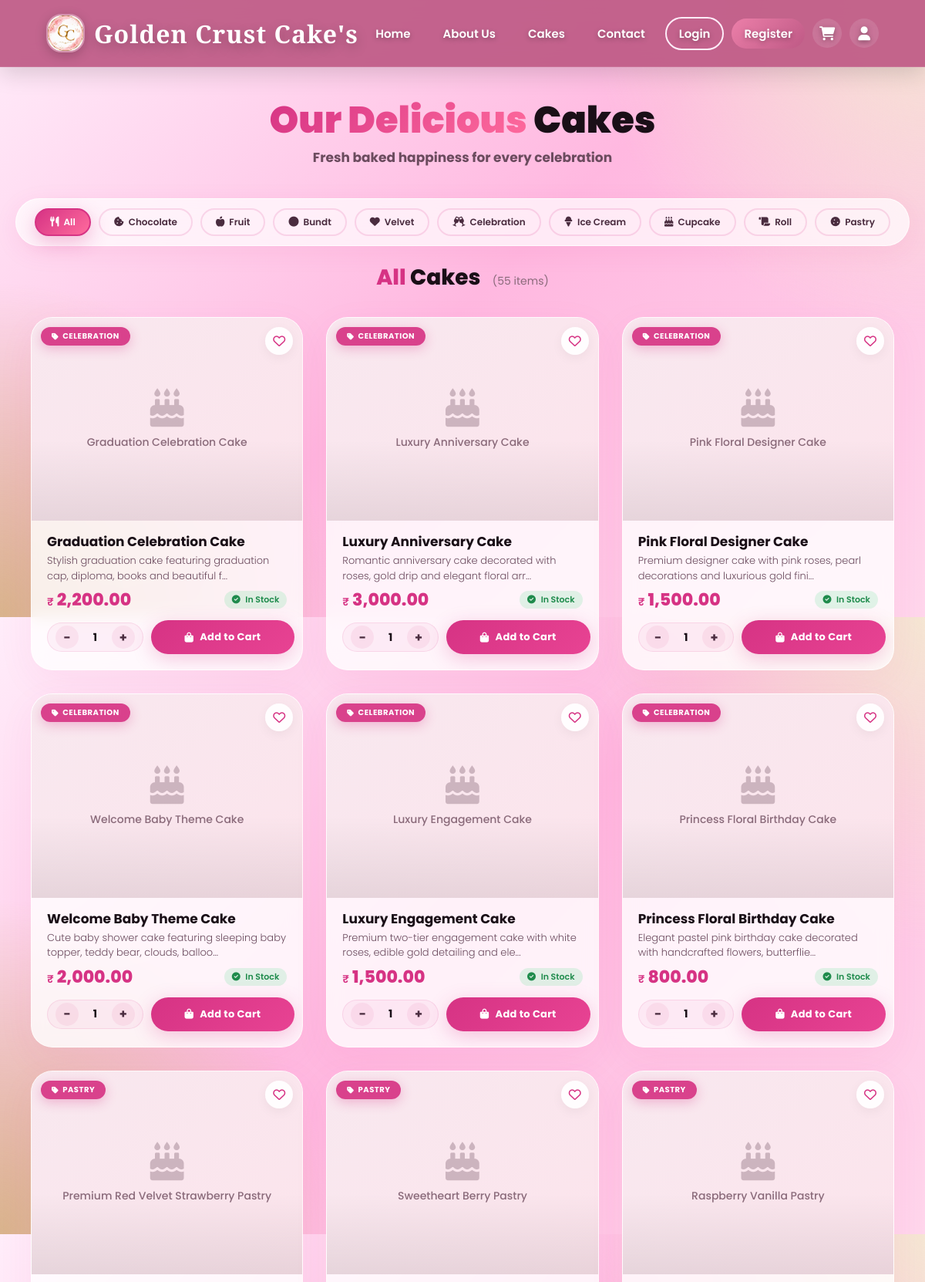
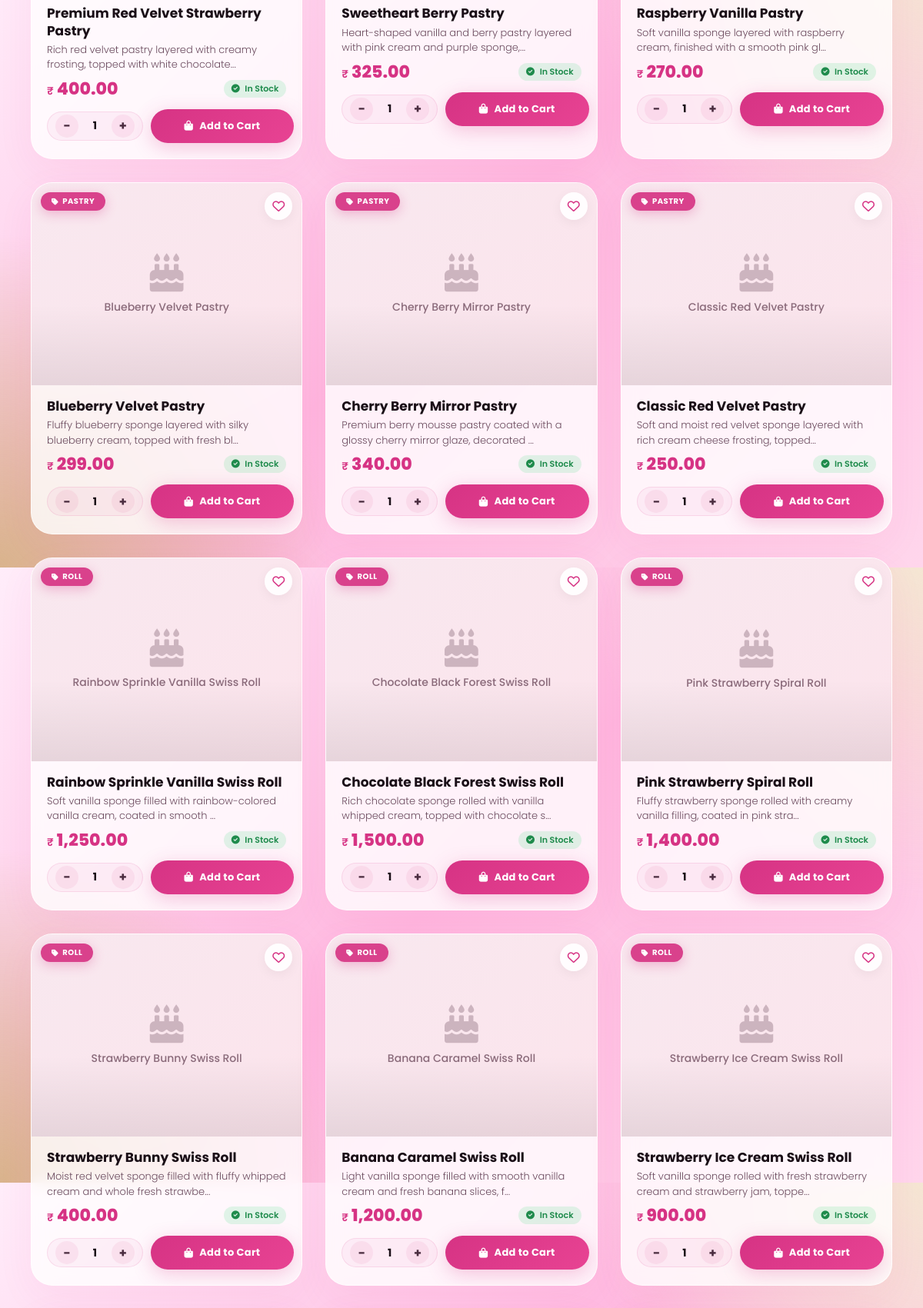
The page /project/client/cakes.php (upper part) on the database its author committed (2 pictures, top to bottom).
### tables this page shows
CREATE TABLE `cakes` (
  `id` int(11) NOT NULL,
  `itemname` varchar(255) NOT NULL,
  `categories` enum('Chocolate','Fruit','Bundt','Velvet','Celebration','Ice Cream','Cupcake','Roll','Pastry') NOT NULL,
  `price` decimal(10,2) NOT NULL,
  `img` varchar(255) DEFAULT NULL,
  `description` text DEFAULT NULL,
  `stock` int(11) NOT NULL DEFAULT 0,
  `created_at` timestamp NOT NULL DEFAULT current_timestamp()
);

### project/client/cakes.php (the view, shortened to what this page needs)
<?php
$conn = mysqli_connect("localhost","root","","golden_crust");
$category = isset($_GET['category']) ? $_GET['category'] : "All";
$sql = "SELECT * FROM cakes WHERE 1=1";
$sql .= " ORDER BY id DESC";
$result = mysqli_query($conn, $sql);
$image_folder = "/Golden_Crust/project/admin/uploads/";
?>
<!DOCTYPE html>
<html>
<head>
<link rel="stylesheet" href="https://cdnjs.cloudflare.com/ajax/libs/font-awesome/6.4.0/css/all.min.css">
<link rel="stylesheet" href="css/style.css">
<link rel="stylesheet" href="css/cakes.css">
</head>
<body>
<?php include 'includes/header.php'; ?>
<?php include 'includes/navbar.php'; ?>
<section class="hero-section">
    <h1> <span class="highlight">Our Delicious</span> Cakes</h1>
    <p><b>Fresh baked happiness for every celebration</b></p>
</section>
<div class="filter-wrapper">
    <div class="filter-bar">
        <a href="?category=All" class="filter-btn <?php echo $category=='All'?'active':''; ?>">
            <i class="fas fa-utensils"></i> All
        </a>
        <a href="?category=Chocolate" class="filter-btn <?php echo $category=='Chocolate'?'active':''; ?>">
            <i class="fas fa-cookie-bite"></i> Chocolate
        </a>
        <a href="?category=Fruit" class="filter-btn <?php echo $category=='Fruit'?'active':''; ?>">
            <i class="fas fa-apple-alt"></i> Fruit
        </a>
        <a href="?category=Bundt" class="filter-btn <?php echo $category=='Bundt'?'active':''; ?>">
            <i class="fas fa-circle"></i> Bundt
        </a>
        <a href="?category=Velvet" class="filter-btn <?php echo $category=='Velvet'?'active':''; ?>">
            <i class="fas fa-heart"></i> Velvet
        </a>
        <a href="?category=Celebration" class="filter-btn <?php echo $category=='Celebration'?'active':''; ?>">
            <i class="fas fa-glass-cheers"></i> Celebration
        </a>
        <a href="?category=Ice Cream" class="filter-btn <?php echo $category=='Ice Cream'?'active':''; ?>">
            <i class="fas fa-ice-cream"></i> Ice Cream
        </a>
        <a href="?category=Cupcake" class="filter-btn <?php echo $category=='Cupcake'?'active':''; ?>">
            <i class="fas fa-birthday-cake"></i> Cupcake
        </a>
        <a href="?category=Roll" class="filter-btn <?php echo $category=='Roll'?'active':''; ?>">
            <i class="fas fa-scroll"></i> Roll
        </a>
        <a href="?category=Pastry" class="filter-btn <?php echo $category=='Pastry'?'active':''; ?>">
            <i class="fas fa-cookie"></i> Pastry
        </a>
    </div>
</div>
<div class="section-header">
    <h2>
        <span class="category-name"><?php echo htmlspecialchars($category, ENT_QUOTES, 'UTF-8'); ?></span> Cakes
        <span class="count">(<?php echo mysqli_num_rows($result); ?> items)</span>
    </h2>
</div>
<section class="cakes">
    <div class="cake-container">
    <?php
    if (mysqli_num_rows($result) > 0) {
        while ($row = mysqli_fetch_assoc($result)) {
           $main_image = !empty($row['img']) ? $row['img'] : '';
           $main_image_path = $image_folder . $main_image;
           $itemname = htmlspecialchars($row['itemname'], ENT_QUOTES, 'UTF-8');
           $description = htmlspecialchars($row['description'], ENT_QUOTES, 'UTF-8');
           $categories = htmlspecialchars($row['categories'] ?? 'Uncategorized', ENT_QUOTES, 'UTF-8');
           $price = number_format((float)$row['price'], 2);
           $stock = (int)$row['stock'];
    ?>
    <div class="cake-card" data-cake-id="<?php echo $row['id']; ?>">
        <span class="category-badge">
            <i class="fas fa-tag"></i> <?php echo $categories; ?>
        </span>
        <?php
        $in_wishlist = false;
        ?>
        <button class="wishlist-btn" onclick="toggleWishlist(<?php echo $row['id']; ?>, this)" data-product-id="<?php echo $row['id']; ?>">
            <i class="<?php echo $in_wishlist ? 'fas' : 'far'; ?> fa-heart" id="heart_<?php echo $row['id']; ?>"></i>
        </button>
        <div class="cake-image-wrapper" onclick="openModal('<?php echo $main_image_path; ?>', '<?php echo $itemname; ?>')">
            <?php if (!empty($main_image_path) && file_exists($_SERVER['DOCUMENT_ROOT'] . $main_image_path)): ?>
                <img src="<?php echo $main_image_path; ?>"
                     alt="<?php echo $itemname; ?>"
                     onerror="this.style.display='none'; this.nextElementSibling.style.display='flex';">
                <div class="no-image-placeholder" style="display:none;">
                    <i class="fas fa-cake"></i>
                    <span>Image not found</span>
                </div>
                <div class="view-icon">
                    <i class="fas fa-expand"></i> View
                </div>
            <?php else: ?>
                <div class="no-image-placeholder">
                    <i class="fas fa-cake"></i>
                    <span><?php echo $itemname; ?></span>
                </div>
            <?php endif; ?>
        </div>
        <div class="cake-content">
            <h3><?php echo $itemname; ?></h3>
            <p class="cake-description">
                <?php echo substr($description, 0, 80); ?>...
            </p>
            <div class="price-row">
                <span class="price">
                    <span class="currency">₹</span> <?php echo $price; ?>
                </span>
                <span class="stock-status <?php echo $stock > 0 ? 'in-stock' : 'out-stock'; ?>">
                    <?php if ($stock > 0): ?>
                        <i class="fas fa-check-circle"></i> In Stock
                    <?php else: ?>
                        <i class="fas fa-times-circle"></i> Out of Stock
                    <?php endif; ?>
                </span>
            </div>
            <?php if ($stock > 0): ?>
                <form method="POST" onsubmit="return validateQuantity(this)">
                    <div class="button-row">
                        <div class="qty-control">
                            <button type="button" onclick="changeQty(this, -1)">−</button>
                            <input type="number" name="qty" value="1" min="1" max="<?php echo $stock; ?>" id="qty_<?php echo $row['id']; ?>">
                            <button type="button" onclick="changeQty(this, 1)">+</button>
                        </div>
                        <button type="submit" name="add_to_cart" class="add-to-cart">
                            <i class="fas fa-shopping-bag"></i> Add to Cart
                        </button>
                    </div>
                </form>
            <?php else: ?>
                <button class="btn-disabled">
                    <i class="fas fa-ban"></i> Out of Stock
                </button>
            <?php endif; ?>
        </div>
    </div>
    <?php
        }
    } ?>
    </div>
</section>
<?php include 'includes/footer.php'; ?>
</body>
</html>

### project/client/css/style.css (style rules this page uses)
* { margin: 0; padding: 0; box-sizing: border-box; font-family: 'Poppins', sans-serif; }
:root { --primary: #EC7FA9; --secondary: #FFB8E0; --dark: #BE5985; --light: #FFEDFA; --white: #ffffff; --text: #4a2c3a; --footer-bg: #c96a8f; --footer-dark: #a84d72; }
html { scroll-behavior: smooth; }
body { background: radial-gradient(circle at top right, #f5e6d3 0%, transparent 30%), radial-gradient(circle at bottom left, #d9b38c 0%, transparent 30%), linear-gradient(135deg, #FFEDFA, #FFB8E0, #FFD6EC); color: var(--text); overflow-x: hidden; padding-top: 80px; }

### rows shown on the page
cakes: categories "CELEBRATION", itemname "Graduation Celebration Cake", description "Stylish graduation cake featuring graduation cap, diploma, books and beautiful f", price "2,200.00", stock "In Stock"
cakes: categories "CELEBRATION", itemname "Luxury Anniversary Cake", description "Romantic anniversary cake decorated with roses, gold drip and elegant floral arr", price "3,000.00", stock "In Stock"
cakes: categories "CELEBRATION", itemname "Pink Floral Designer Cake", description "Premium designer cake with pink roses, pearl decorations and luxurious gold fini", price "1,500.00", stock "In Stock"
cakes: categories "CELEBRATION", itemname "Welcome Baby Theme Cake", description "Cute baby shower cake featuring sleeping baby topper, teddy bear, clouds, balloo", price "2,000.00", stock "In Stock"
cakes: categories "CELEBRATION", itemname "Luxury Engagement Cake", description "Premium two-tier engagement cake with white roses, edible gold detailing and ele", price "1,500.00", stock "In Stock"
cakes: categories "CELEBRATION", itemname "Princess Floral Birthday Cake", description "Elegant pastel pink birthday cake decorated with handcrafted flowers, butterflie", price "800.00", stock "In Stock"
cakes: categories "PASTRY", itemname "Premium Red Velvet Strawberry Pastry", description "Rich red velvet pastry layered with creamy frosting, topped with white chocolate", price "400.00", stock "In Stock"
cakes: categories "PASTRY", itemname "Sweetheart Berry Pastry", description "Heart-shaped vanilla and berry pastry layered with pink cream and purple sponge,", price "325.00", stock "In Stock"
cakes: categories "PASTRY", itemname "Raspberry Vanilla Pastry", description "Soft vanilla sponge layered with raspberry cream, finished with a smooth pink gl", price "270.00", stock "In Stock"
cakes: categories "PASTRY", itemname "Blueberry Velvet Pastry", description "Fluffy blueberry sponge layered with silky blueberry cream, topped with fresh bl", price "299.00", stock "In Stock"
cakes: categories "PASTRY", itemname "Cherry Berry Mirror Pastry", description "Premium berry mousse pastry coated with a glossy cherry mirror glaze, decorated", price "340.00", stock "In Stock"
cakes: categories "PASTRY", itemname "Classic Red Velvet Pastry", description "Soft and moist red velvet sponge layered with rich cream cheese frosting, topped", price "250.00", stock "In Stock"
cakes: categories "ROLL", itemname "Rainbow Sprinkle Vanilla Swiss Roll", description "Soft vanilla sponge filled with rainbow-colored vanilla cream, coated in smooth", price "1,250.00", stock "In Stock"
cakes: categories "ROLL", itemname "Chocolate Black Forest Swiss Roll", description "Rich chocolate sponge rolled with vanilla whipped cream, topped with chocolate s", price "1,500.00", stock "In Stock"
cakes: categories "ROLL", itemname "Pink Strawberry Spiral Roll", description "Fluffy strawberry sponge rolled with creamy vanilla filling, coated in pink stra", price "1,400.00", stock "In Stock"
cakes: categories "ROLL", itemname "Strawberry Bunny Swiss Roll", description "Moist red velvet sponge filled with fluffy whipped cream and whole fresh strawbe", price "400.00", stock "In Stock"
cakes: categories "ROLL", itemname "Banana Caramel Swiss Roll", description "Light vanilla sponge filled with smooth vanilla cream and fresh banana slices, f", price "1,200.00", stock "In Stock"
cakes: categories "ROLL", itemname "Strawberry Ice Cream Swiss Roll", description "Soft vanilla sponge rolled with fresh strawberry cream and strawberry jam, toppe", price "900.00", stock "In Stock"

### other values the page prints
$category "All"
mysqli_num_rows($result) "55"
